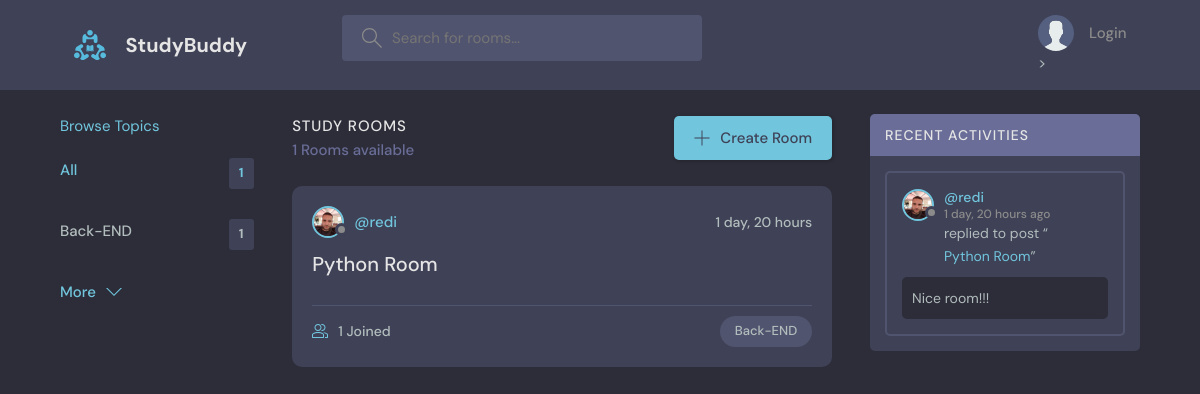
/?q=Back-END, run on an earlier commit of the app's database.
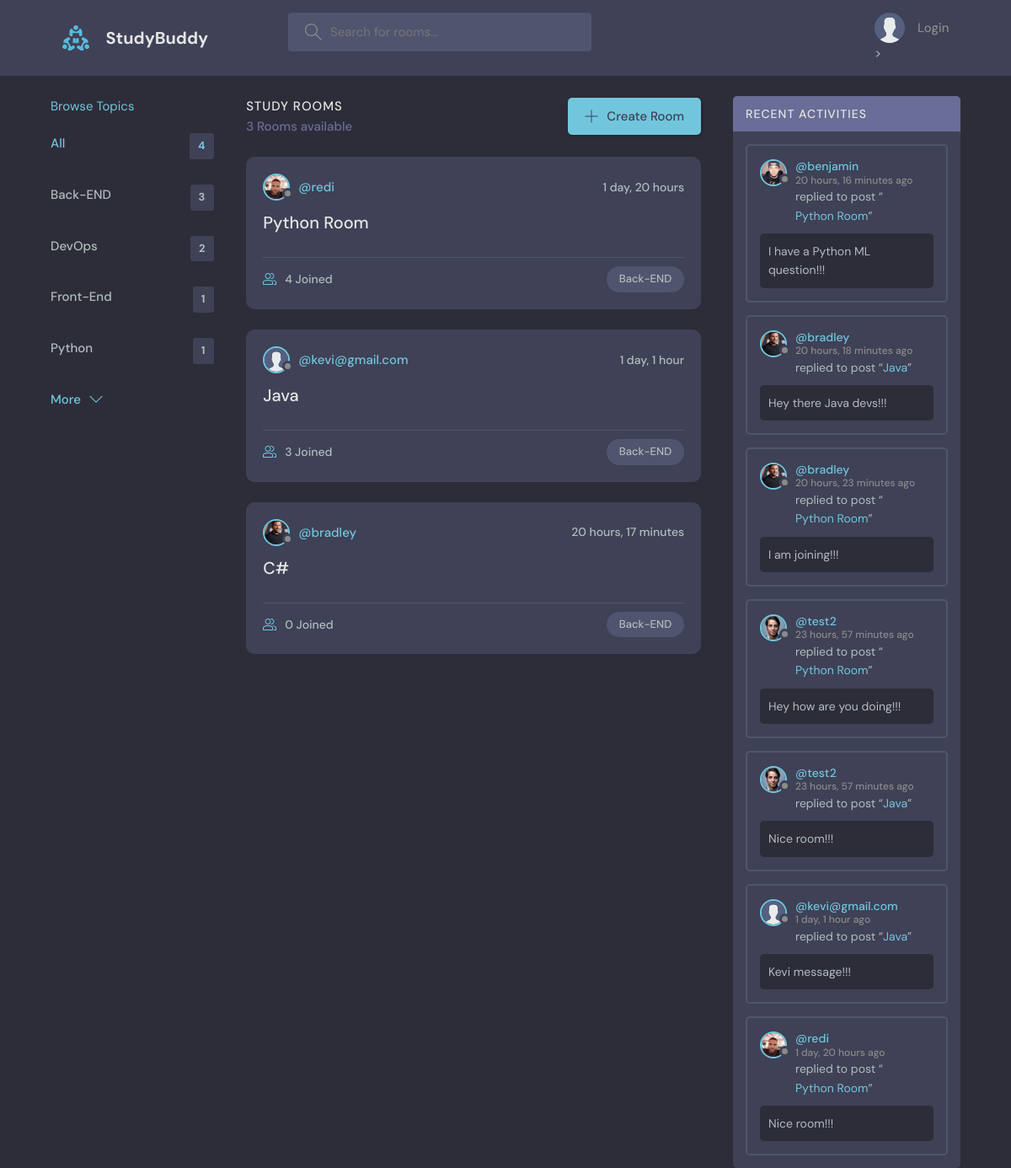
And on a later commit of the database.
### base/models.py (models this page shows, shortened)
class Topic(models.Model):
    name = models.CharField(max_length=200)

class Room(models.Model):
    host = models.ForeignKey(User, on_delete=models.SET_NULL, null=True)
    topic = models.ForeignKey(Topic, on_delete=models.SET_NULL, null=True)
    name = models.CharField(max_length=200)
    description = models.TextField(null=True, blank=True)
    participants = models.ManyToManyField(User, related_name='participants', blank=True)
    updated = models.DateTimeField(auto_now=True)
    created = models.DateTimeField(auto_now_add=True)
    class Meta:
        ordering = ['-updated', '-created']
    def __str__(self):
        return self.name

class User(AbstractUser):
    name = models.CharField(max_length=200, null=True)
    email = models.EmailField(unique=True, null=True)
    bio = models.TextField(null=True)
    avatar = models.ImageField(null=True, default="avatar.svg")
    USERNAME_FIELD = 'email'
    REQUIRED_FIELDS = []

class Message(models.Model):
    user = models.ForeignKey(User, on_delete=models.CASCADE)
    room = models.ForeignKey(Room, on_delete=models.CASCADE)
    body = models.TextField()
    updated = models.DateTimeField(auto_now=True)
    created = models.DateTimeField(auto_now_add=True)
    class Meta:
        ordering = ['-updated', '-created']

### base/views.py (the view)
# urls.py: path('', views.home, name="home"),
def home(request):
    q = request.GET.get('q') if request.GET.get('q') is not None else ''
    rooms = Room.objects.filter(
        Q(topic__name__icontains=q) |
        Q(name__icontains=q) |
        Q(description__icontains=q)
    ).order_by('updated')
    room_count = rooms.count()
    topics = Topic.objects.annotate(room_count=Count('room')).order_by('-room_count')[0:5]
    topic_count = topics.count()
    room_messages = Message.objects.filter(Q(room__topic__name__icontains=q))
    context = {'rooms': rooms, 'topics': topics, 'room_count': room_count,
               'topic_count': topic_count, 'room_messages': room_messages}
    return render(request, 'base/home.html', context)

### base/templates/base/home.html (shortened to what this page needs)
{% extends 'base/main.html'%}
{% block content %}
    <main class="layout layout--3">
      <div class="container">
          {% include 'base/topics_components.html' %}
        <div class="roomList">
          <div class="roomList__header">
            <div>
              <h2>Study Rooms</h2>
              <p>{{ room_count }} Rooms available</p>
            </div>
            <a class="btn btn--main" href="{% url 'create-room' %}">
              <svg version="1.1" xmlns="http://www.w3.org/2000/svg" width="32" height="32" viewBox="0 0 32 32">
                <title>add</title>
                <path
                  d="M16.943 0.943h-1.885v14.115h-14.115v1.885h14.115v14.115h1.885v-14.115h14.115v-1.885h-14.115v-14.115z"
                ></path>
              </svg>
              Create Room
            </a>
          </div>
            {% include 'base/feed_component.html' %}
        </div>
        {% include 'base/activity_component.html' %}
      </div>
    </main>
{% endblock content %}

### base/templates/base/topics_components.html
<div class="topics">
          <div class="topics__header">
            <a href="{% url 'topics' %}">Browse Topics</a>
          </div>
          <ul class="topics__list">
            <li>
              <a href="{% url 'home' %}" class="active">All <span>{{ topics.count }}</span></a>
            </li>
            {% for topic in topics %}
            <li>
              <a href="{% url 'home' %}?q={{ topic.name }}">{{ topic.name }} <span>{{ topic.room_set.all.count }}</span></a>
            </li>
            {% endfor %}
          </ul>
          <a class="btn btn--link" href="{% url 'topics' %}">
            More
            <svg version="1.1" xmlns="http://www.w3.org/2000/svg" width="32" height="32" viewBox="0 0 32 32">
              <title>chevron-down</title>
              <path d="M16 21l-13-13h-3l16 16 16-16h-3l-13 13z"></path>
            </svg>
          </a>
        </div>

### base/templates/base/feed_component.html (shortened to what this page needs)
{% for room in rooms %}
<div class="roomListRoom">
    <div class="roomListRoom__header">
      <a href="{% url 'user-profile' room.host.id %}" class="roomListRoom__author">
        <div class="avatar avatar--small">
          <img src="{{ room.host.avatar.url }}" />
        </div>
        <span>@{{ room.host.username }}</span>
      </a>
      <div class="roomListRoom__actions">
        <span>{{ room.created|timesince }}</span>
      </div>
    </div>
    <div class="roomListRoom__content">
      <a href="{% url 'room' room.id %}">{{ room.name }}</a>
    </div>
    <div class="roomListRoom__meta">
      <a href="{% url 'room' room.id %}" class="roomListRoom__joined">
        {{ room.participants.all.count }} Joined
      </a>
      <p class="roomListRoom__topic">{{ room.topic.name }}</p>
    </div>
  </div>
  {% endfor %}

### base/templates/base/activity_component.html (shortened to what this page needs)
<div class="activities">
    <div class="activities__header">
        <h2>Recent Activities</h2>
    </div>
    {% for message in room_messages %}
    <div class="activities__box">
        <div class="activities__boxHeader roomListRoom__header">
            <a href="{% url 'user-profile' message.user.id %}" class="roomListRoom__author">
                <div class="avatar avatar--small">
                    <img src="{{message.user.avatar.url}}" />
                </div>
                <p>
                    @{{message.user.username}}
                    <span>{{message.created|timesince}} ago</span>
                </p>
            </a>
        </div>
        <div class="activities__boxContent">
            <p>replied to post “<a href="{% url 'room' message.room.id %}">{{message.room}}</a>”</p>
            <div class="activities__boxRoomContent">{{message.body}}</div>
        </div>
    </div>
    {% endfor %}
</div>

What changed in the data, as far as the page shows it:
computed for Topic "Back-END": room_set.all.count "1" → "3"
added Topic: name "DevOps", room_set.all.count "2"
added Topic: name "Front-End", room_set.all.count "1"
added Topic: name "Python", room_set.all.count "1"
computed for Room "Python Room": participants.all.count "1" → "4"
added Room: host.avatar (placeholder picture), host.username "kevi@gmail.com", created "1 day, 1 hour", name "Java", participants.all.count "3", topic.name "Back-END"
added Room: host.avatar (picture), host.username "bradley", created "20 hours, 17 minutes", name "C#", participants.all.count "0", topic.name "Back-END"
added Message: user.avatar (picture), user.username "benjamin", created "20 hours, 16 minutes", room "Python Room", body "I have a Python ML question!!!"
added Message: user.avatar (picture), user.username "bradley", created "20 hours, 18 minutes", room "Java", body "Hey there Java devs!!!"
added Message: user.avatar (picture), user.username "bradley", created "20 hours, 23 minutes", room "Python Room", body "I am joining!!!"
added Message: user.avatar (picture), user.username "test2", created "23 hours, 57 minutes", room "Python Room", body "Hey how are you doing!!!"
added Message: user.avatar (picture), user.username "test2", created "23 hours, 57 minutes", room "Java", body "Nice room!!!"
added Message: user.avatar (placeholder picture), user.username "kevi@gmail.com", created "1 day, 1 hour", room "Java", body "Kevi message!!!"
Also different on the page:
{{ topics.count }}: "1" → "4"
{{ room_count }}: "1" → "3"
